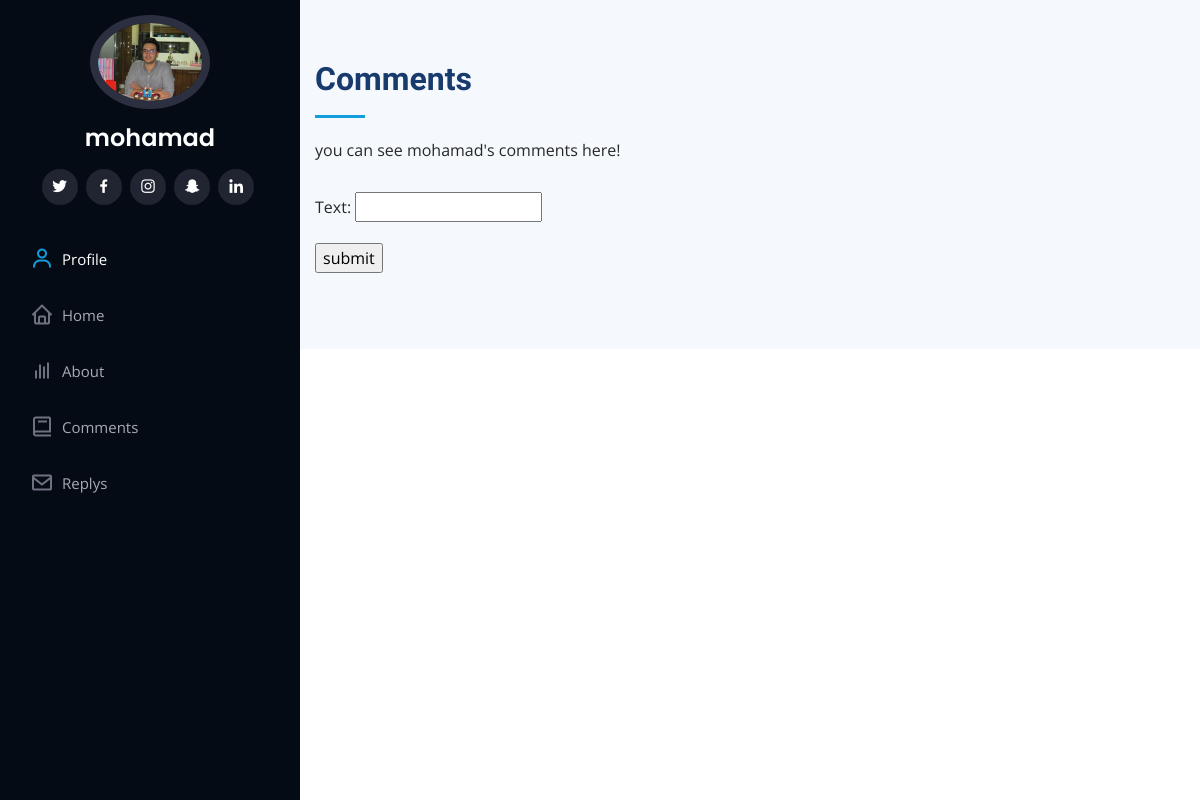
The app's page /comment/1 with its own data.
### main/models.py (models this page shows, shortened)
class UserProfile(models.Model):
    user = models.OneToOneField(User , on_delete= models.CASCADE , unique=True , related_name='user')
    describtion1 = models.TextField(default='',blank=True,null=True )
    describtion2 = models.TextField(default='' ,blank=True,null=True)
    job = models.CharField(max_length=100 ,blank=True,null=True)
    age = models.IntegerField(default=0 ,blank=True,null=True)
    birthday = models.CharField(max_length=20,blank=True,null=True)
    city = models.CharField(max_length=100,blank=True,null=True )
    website = models.CharField(max_length=200 ,blank=True,null=True)
    Email = models.EmailField(default='' ,blank=True,null=True)
    phone = models.CharField(max_length=15 ,blank=True,null=True)
    like = models.IntegerField(default=0)
    comment_count = models.IntegerField(default=0)
    background_photo = models.ImageField(upload_to= 'images',default=' images / wall.JPG')
    picture = models.ImageField(upload_to='images/profile',default=' images / profile / defaultPic.JPG')
    quick_info1 = models.CharField(max_length=40 ,blank=True,null=True)
    quick_info2 = models.CharField(max_length=40,blank=True,null=True)
    quick_info3 = models.CharField(max_length=40,blank=True,null=True)
    follow_count = models.IntegerField(default=0)
    follower_count = models.IntegerField(default=0)
    facebook = models.CharField(max_length=100,blank=True,null=True)
    twitter = models.CharField(max_length=100,blank=True,null=True)
    instagram = models.CharField(max_length=100,blank=True,null=True)
    snapchat = models.CharField(max_length=100,blank=True,null=True)
    linkedin = models.CharField(max_length=100,blank=True,null=True)

### main/views.py (the view, shortened to what this page needs)
# urls.py: path('comment/<int:pk>' , views.CommentCreateView.as_view() , name = 'create_comment'),
class CommentCreateView(CreateView):
    template_name = 'main/commentCreate.html'
    model = Comment
    fields = (
        'text',
    )
    def get_context_data(self, **kwargs):
        context = super(CommentCreateView ,self).get_context_data(**kwargs)
        context['object'] = UserProfile.objects.get(pk = self.kwargs['pk'])
        context['comments'] = context['object'].comment_set.all()
        return context

### main/templates/main/commentCreate.html (shortened to what this page needs)
<html lang="en">
<head>
  <link rel="stylesheet" href="https://stackpath.bootstrapcdn.com/bootstrap/4.4.1/css/bootstrap.min.css">
  <link href="/static/main/assets/vendor/bootstrap/css/bootstrap.min.css" rel="stylesheet">
  <link href="/static/main/assets/vendor/icofont/icofont.min.css" rel="stylesheet">
  <link href="/static/main/assets/vendor/boxicons/css/boxicons.min.css" rel="stylesheet">
  <link href="/static/main/assets/vendor/venobox/venobox.css" rel="stylesheet">
  <link href="/static/main/assets/vendor/owl.carousel/assets/owl.carousel.min.css" rel="stylesheet">
  <link href="/static/main/assets/vendor/aos/aos.css" rel="stylesheet">
  <link href="/static/main/assets/css/style.css" rel="stylesheet">
</head>
<body>
  <header id="header">
    <div class="d-flex flex-column">
      <div class="profile">
        <img src="/media/{{object.picture}}" alt="" class="img-fluid rounded-circle">
        <h1 class="text-light"><a href="/profile/{{object.pk}}">{{object.user.username}} </a></h1>
        <div class="social-links mt-3 text-center">
         {% if object.twitter %} <a href="https://www.twitter.com/{{ object.twitter }}" class="twitter"><i class="bx bxl-twitter"></i></a>{% endif %}
         {% if object.facebook %} <a href="https://www.facebook.com/{{ object.facebook }}" class="facebook"><i class="bx bxl-facebook"></i></a>{% endif %}
         {% if object.instagram %}<a href="https://www.instagram.com/{{ object.instagram }}" class="instagram"><i class="bx bxl-instagram"></i></a>{% endif %}
         {% if object.snapchat %}<a href="https://www.snapchat.com/{{ object.snapchat }}" class="snapchat"><i class="bx bxl-snapchat"></i></a>{% endif %}
         {% if object.linkedin %}<a href="https://www.linkedin.com/{{ object.linkedin }}" class="linkedin"><i class="bx bxl-linkedin"></i></a>{% endif %}
        </div>
      </div>
      <nav class="nav-menu">
        <ul>
          <li class = 'active'><a href="/profile/{{object.pk}}"><i class="bx bx-user"></i> <span>Profile</span></a></li>
          <lfi ><a href="/home"><i class="bx bx-home"></i> <span>Home</span></a></lfi>
          <li><a href="#about"><i class="bx bx-bar-chart"></i> <span>About</span></a></li>
          <li><a href="#comment"><i class="bx bx-book"></i> <span>Comments</span></a></li>
          <li><a href="#reply"><i class="bx bx-envelope"></i> Replys</a></li>
        </ul>
      </nav>
    </div>
  </header>
  <main id="main">
    <section id="comment" class="testimonials section-bg">
          <div class="container">
            <div class="section-title">
              <h2>Comments</h2>
                <p>you can see {{ object.user.username }}'s comments here!</p>
            </div>
            <form method="post">
                {{ form.as_p }}
                <input value="submit" type="submit">
            </form>
          </div>
    </section>
  </main>
 <footer id="footer">
  </footer>
</body>
</html>

### main/static/main/assets/css/style.css (style rules this page uses)
body { font-family: "Open Sans", sans-serif; color: #272829; }
a { color: #149ddd; }
h1, h2, h3, h4, h5, h6 { font-family: "Raleway", sans-serif; }
#header { position: fixed; top: 0; left: 0; bottom: 0; width: 300px; transition: all ease-in-out 0.5s; z-index: 9999; transition: all 0.5s; padding: 0 15px; background: #040b14; overflow-y: auto; }
#header .profile img { margin: 15px auto; display: block; width: 120px; border: 8px solid #2c2f3f; }
#header .profile h1 { font-size: 24px; margin: 0; padding: 0; font-weight: 600; -moz-text-align-last: center; text-align-last: center; font-family: "Poppins", sans-serif; }
#header .profile h1 a, #header .profile h1 a:hover { color: #fff; text-decoration: none; }
#header .profile .social-links a { font-size: 18px; display: inline-block; background: #212431; color: #fff; line-height: 1; padding: 8px 0; margin-right: 4px; border-radius: 50%; text-align: center; width: 36px; height: 36px; transition: 0.3s; }
#main { margin-left: 300px; }
.nav-menu { padding-top: 30px; }
.nav-menu * { margin: 0; padding: 0; list-style: none; }
.nav-menu > ul > li { position: relative; white-space: nowrap; }
.nav-menu a { display: flex; align-items: center; color: #a8a9b4; padding: 12px 15px; margin-bottom: 8px; transition: 0.3s; font-size: 15px; }
.nav-menu a i { font-size: 24px; padding-right: 8px; color: #6f7180; }
.nav-menu a:hover, .nav-menu .active > a, .nav-menu li:hover > a { text-decoration: none; color: #fff; }
.nav-menu a:hover i, .nav-menu .active > a i, .nav-menu li:hover > a i { color: #149ddd; }
section { padding: 60px 0; overflow: hidden; }
.section-bg { background: #f5f8fd; }
.section-title { padding-bottom: 30px; }
.section-title h2 { font-size: 32px; font-weight: bold; margin-bottom: 20px; padding-bottom: 20px; position: relative; color: #173b6c; }
.section-title h2::after { content: ''; position: absolute; display: block; width: 50px; height: 3px; background: #149ddd; bottom: 0; left: 0; }
.section-title p { margin-bottom: 0; }
#footer { padding: 15px; color: #f4f6fd; font-size: 14px; position: fixed; left: 0; bottom: 0; width: 300px; z-index: 9999; background: #040b14; }

### records on screen
UserProfile: picture (picture), user.username "mohamad"
